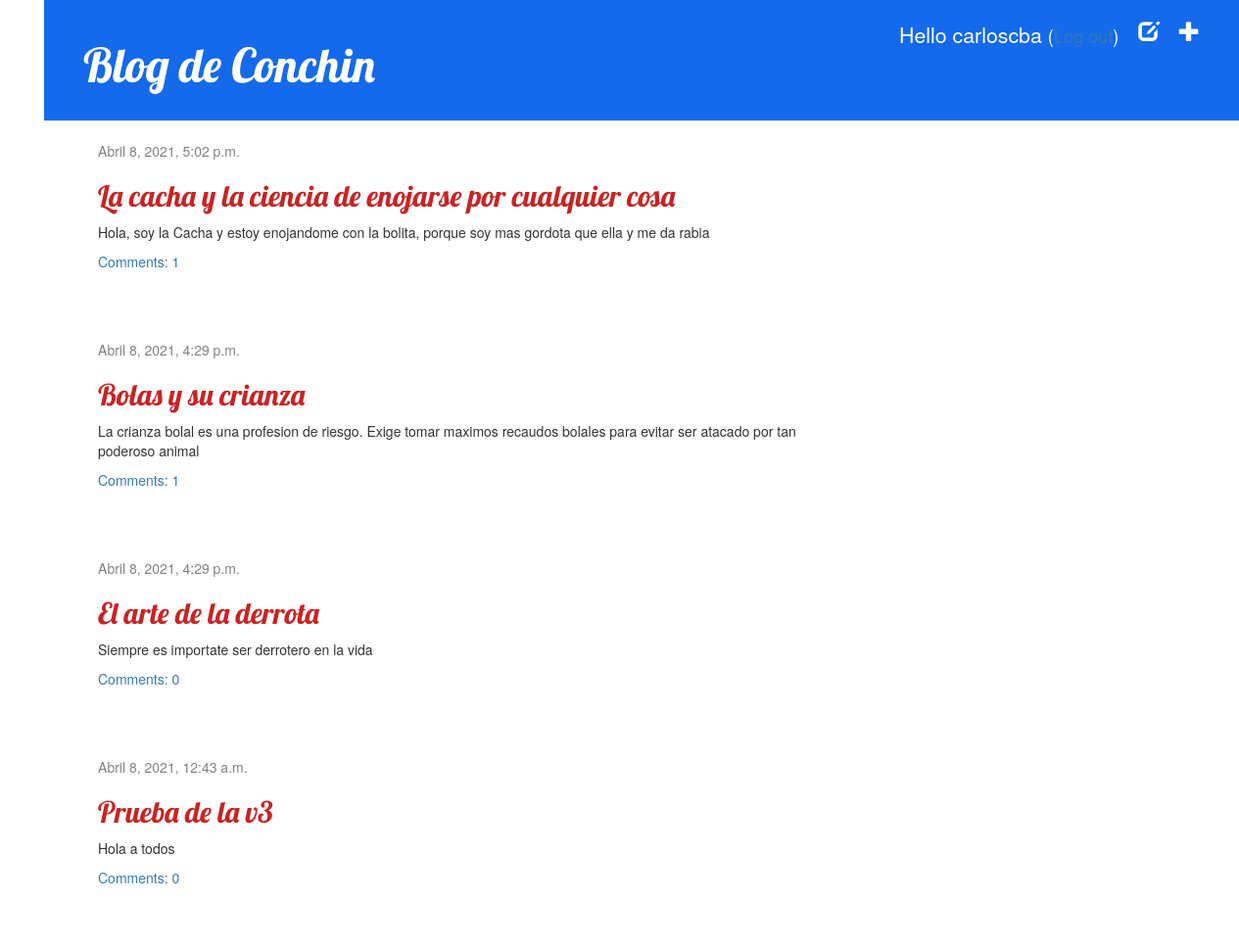
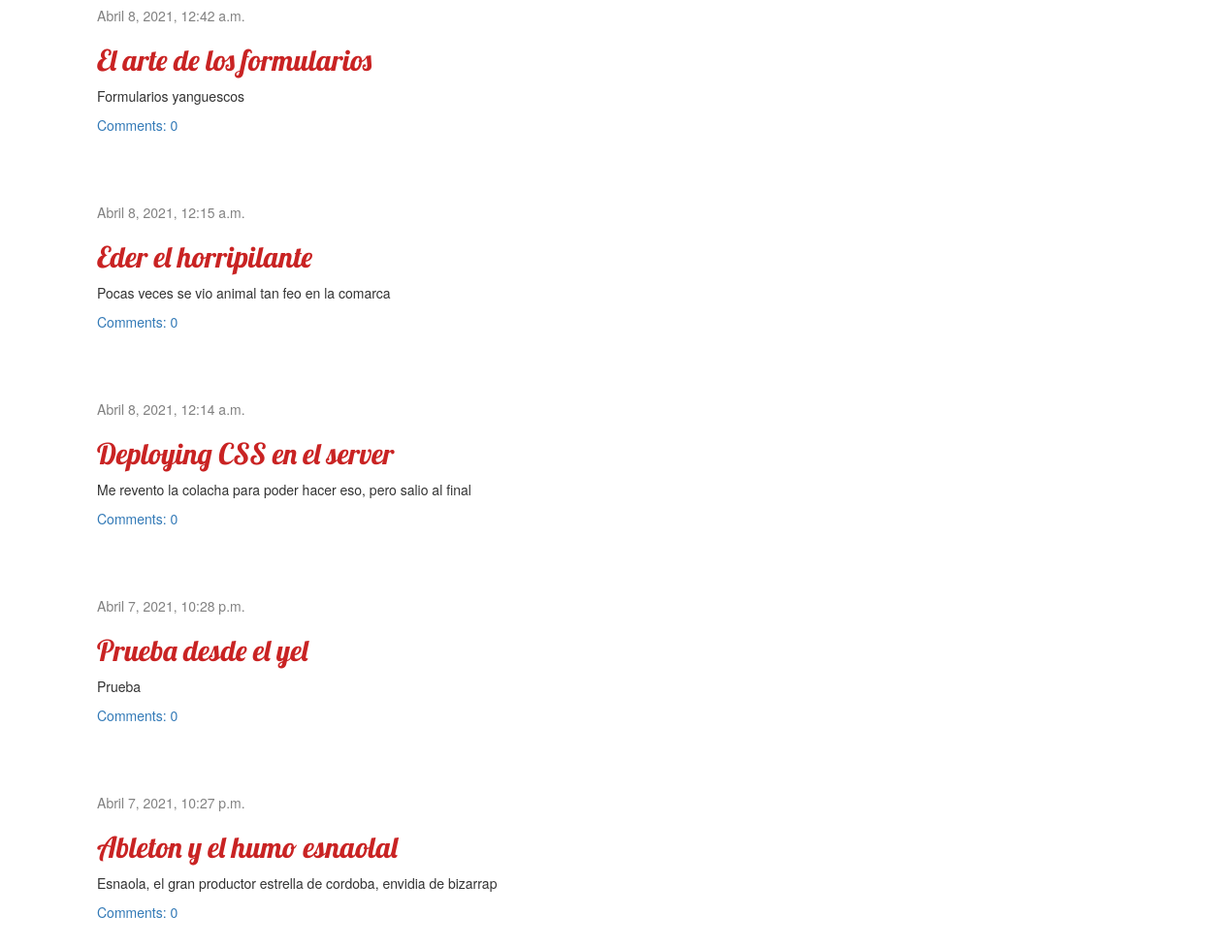
The app's page / (signed in) with its own data (2 pictures, top to bottom).
### blog/models.py (models this page shows, shortened)
class Post(models.Model):
    author = models.ForeignKey('auth.User', on_delete=models.CASCADE)
    title = models.CharField(max_length=200)
    text = models.TextField()
    created_date = models.DateTimeField(default=timezone.now)
    published_date = models.DateTimeField(blank=True, null=True)

### blog/views.py (the view)
# urls.py: path('', views.post_list, name='post_list'),
def post_list(request):
    posts = Post.objects.filter(published_date__lte=timezone.now()).order_by('-published_date')
    return render(request, 'blog/post_list.html', {'posts':posts})

### blog/templates/blog/post_list.html
{% extends 'blog/base.html' %}
{% block content %}
    {% for post in posts %}
        <div class="post">
            <div class="date">
                {{ post.published_date }}
            </div>
            <h2><a href="{% url 'post_detail' pk=post.pk %}">{{ post.title }}</a></h2>
            <p>{{ post.text|linebreaksbr }}</p>
            <a href="{% url 'post_detail' pk=post.pk %}">Comments: {{ post.comments.count }}</a>
        </div>
    {% endfor %}
{% endblock %}

### blog/templates/blog/base.html (shortened to what this page needs)
{% load static %}
<html>
    <head>
        <link rel="stylesheet" href="//maxcdn.bootstrapcdn.com/bootstrap/3.2.0/css/bootstrap.min.css">
        <link rel="stylesheet" href="//maxcdn.bootstrapcdn.com/bootstrap/3.2.0/css/bootstrap-theme.min.css">
        <link rel="stylesheet" href="{% static 'blog/blog.css' %}">
    </head>
    <body>
        <div class="page-header">
            {% if user.is_authenticated %}
                <a href="{% url 'post_new' %}" class="top-menu"><span class="glyphicon glyphicon-plus"></span></a>
                <a href="{% url 'drafts' %}" class="top-menu"><span class="glyphicon glyphicon-edit"></span></a>
                <p class="top-menu">Hello {{ user.username }} <small>(<a href="{% url 'logout' %}">Log out</a>)</small></p>
            {% else %}
                <a href="{% url 'login' %}" class="top-menu"><span class="glyphicon glyphicon-lock"></span></a>
            {% endif %}
            <h1><a href="/">Blog de Conchin</a></h1>
        </div>
        <div class="content container">
            <div class="row">
                <div class="col-md-8">
                    {% block content %}
                    {% endblock %}
                </div>
            </div>
        </div>
    </body>
</html>

### blog/static/blog/blog.css (style rules this page uses)
h1 a, h2 a { color: #e70808; }
body { padding-left: 45px; }
.page-header { background-color: #146aeb; margin-top: 0; padding: 20px 20px 20px 40px; }
.page-header h1, .page-header h1 a, .page-header h1 a:visited, .page-header h1 a:active { color: #ffffff; font-size: 36pt; text-decoration: none; }
.content { margin-left: 40px; }
h1, h2, h3, h4 { font-family: 'Lobster', cursive; }
.date { color: #828282; }
.top-menu, .top-menu:hover, .top-menu:visited { color: #ffffff; float: right; font-size: 16pt; margin-right: 20px; }
.post { margin-bottom: 70px; }
.post h2 a, .post h2 a:visited { color: #c92323; }

### records on screen
Post: published_date "Abril 8, 2021, 5:02 p.m.", title "La cacha y la ciencia de enojarse por cualquier cosa", text "Hola, soy la Cacha y estoy enojandome con la bolita, porque soy mas gordota que ella y me da rabia", comments.count "1"
Post: published_date "Abril 8, 2021, 4:29 p.m.", title "Bolas y su crianza", text "La crianza bolal es una profesion de riesgo. Exige tomar maximos recaudos bolales para evitar ser atacado por tan poderoso animal", comments.count "1"
Post: published_date "Abril 8, 2021, 4:29 p.m.", title "El arte de la derrota", text "Siempre es importate ser derrotero en la vida", comments.count "0"
Post: published_date "Abril 8, 2021, 12:43 a.m.", title "Prueba de la v3", text "Hola a todos", comments.count "0"
Post: published_date "Abril 8, 2021, 12:42 a.m.", title "El arte de los formularios", text "Formularios yanguescos", comments.count "0"
Post: published_date "Abril 8, 2021, 12:15 a.m.", title "Eder el horripilante", text "Pocas veces se vio animal tan feo en la comarca", comments.count "0"
Post: published_date "Abril 8, 2021, 12:14 a.m.", title "Deploying CSS en el server", text "Me revento la colacha para poder hacer eso, pero salio al final", comments.count "0"
Post: published_date "Abril 7, 2021, 10:28 p.m.", title "Prueba desde el yel", text "Prueba", comments.count "0"
Post: published_date "Abril 7, 2021, 10:27 p.m.", title "Ableton y el humo esnaolal", text "Esnaola, el gran productor estrella de cordoba, envidia de bizarrap", comments.count "0"

### other values on screen
{{ user.username }} "carloscba"
